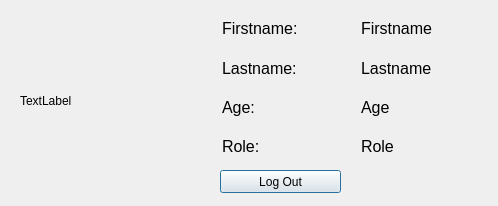
<?xml version="1.0" encoding="UTF-8"?>
<ui version="4.0">
 <class>EmployeeInfo</class>
 <widget class="QDialog" name="EmployeeInfo">
  <property name="geometry">
   <rect>
    <x>0</x>
    <y>0</y>
    <width>498</width>
    <height>206</height>
   </rect>
  </property>
  <property name="windowTitle">
   <string>Personal Information</string>
  </property>
  <widget class="QLabel" name="Photo">
   <property name="geometry">
    <rect>
     <x>20</x>
     <y>10</y>
     <width>181</width>
     <height>181</height>
    </rect>
   </property>
   <property name="text">
    <string>TextLabel</string>
   </property>
  </widget>
  <widget class="QPushButton" name="logOut">
   <property name="geometry">
    <rect>
     <x>220</x>
     <y>170</y>
     <width>121</width>
     <height>23</height>
    </rect>
   </property>
   <property name="text">
    <string>Log Out</string>
   </property>
  </widget>
  <widget class="QWidget" name="">
   <property name="geometry">
    <rect>
     <x>222</x>
     <y>12</y>
     <width>271</width>
     <height>151</height>
    </rect>
   </property>
   <layout class="QVBoxLayout" name="verticalLayout">
    <item>
     <layout class="QHBoxLayout" name="horizontalLayout">
      <item>
       <widget class="QLabel" name="firstname_2">
        <property name="font">
         <font>
          <pointsize>12</pointsize>
         </font>
        </property>
        <property name="text">
         <string>Firstname:</string>
        </property>
       </widget>
      </item>
      <item>
       <widget class="QLabel" name="firstname">
        <property name="font">
         <font>
          <pointsize>12</pointsize>
         </font>
        </property>
        <property name="text">
         <string>Firstname</string>
        </property>
       </widget>
      </item>
     </layout>
    </item>
    <item>
     <layout class="QHBoxLayout" name="horizontalLayout_2">
      <item>
       <widget class="QLabel" name="lastname_2">
        <property name="font">
         <font>
          <pointsize>12</pointsize>
         </font>
        </property>
        <property name="text">
         <string>Lastname:</string>
        </property>
       </widget>
      </item>
      <item>
       <widget class="QLabel" name="lastname">
        <property name="font">
         <font>
          <pointsize>12</pointsize>
         </font>
        </property>
        <property name="text">
         <string>Lastname</string>
        </property>
       </widget>
      </item>
     </layout>
    </item>
    <item>
     <layout class="QHBoxLayout" name="horizontalLayout_3">
      <item>
       <widget class="QLabel" name="age_2">
        <property name="font">
         <font>
          <pointsize>12</pointsize>
         </font>
        </property>
        <property name="text">
         <string>Age:</string>
        </property>
       </widget>
      </item>
      <item>
       <widget class="QLabel" name="age">
        <property name="font">
         <font>
          <pointsize>12</pointsize>
         </font>
        </property>
        <property name="text">
         <string>Age</string>
        </property>
       </widget>
      </item>
     </layout>
    </item>
    <item>
     <layout class="QHBoxLayout" name="horizontalLayout_4">
      <item>
       <widget class="QLabel" name="role_2">
        <property name="font">
         <font>
          <pointsize>12</pointsize>
         </font>
        </property>
        <property name="text">
         <string>Role:</string>
        </property>
       </widget>
      </item>
      <item>
       <widget class="QLabel" name="role">
        <property name="font">
         <font>
          <pointsize>12</pointsize>
         </font>
        </property>
        <property name="text">
         <string>Role</string>
        </property>
       </widget>
      </item>
     </layout>
    </item>
   </layout>
  </widget>
 </widget>
 <resources/>
 <connections/>
</ui>
